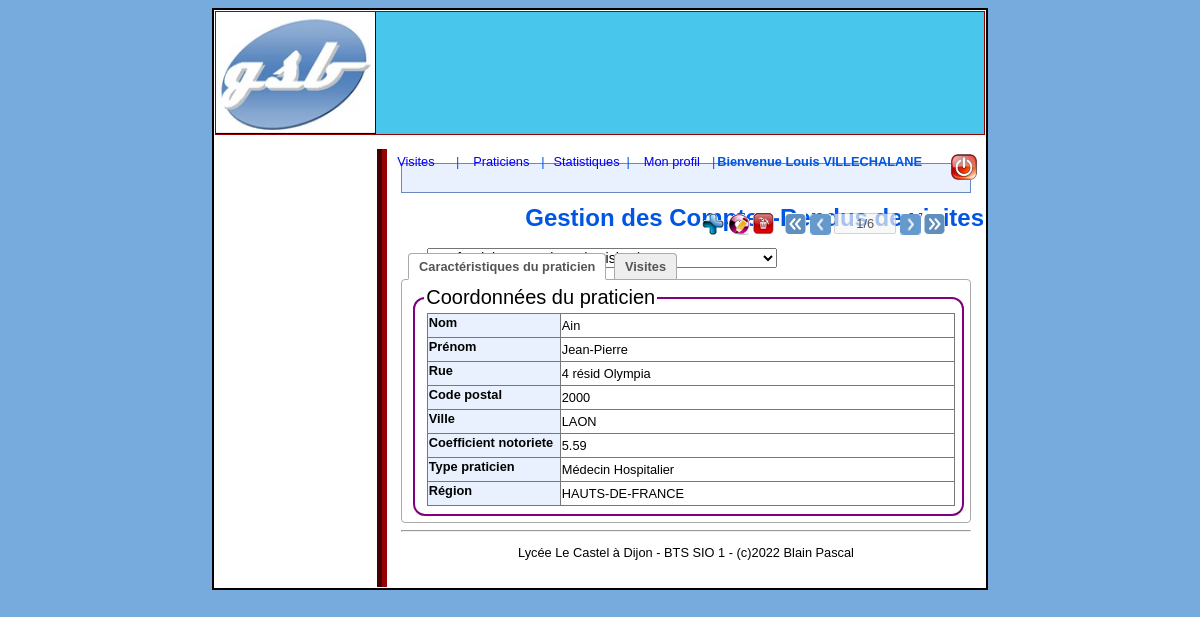
The app's page /index.php?choixTraitement=praticien&action=voir&lstPraticiens=41 (signed in) with its own data.
### tables this page shows
CREATE TABLE `praticien` (
  `pNum` int NOT NULL,
  `pNom` varchar(25) DEFAULT NULL,
  `pPrenom` varchar(30) DEFAULT NULL,
  `pRue` varchar(50) DEFAULT NULL,
  `pCP` varchar(5) DEFAULT NULL,
  `pVille` varchar(32) DEFAULT NULL,
  `pCoefNotoriete` float DEFAULT NULL,
  `tCode` varchar(2) NOT NULL,
  `region` smallint DEFAULT NULL,
  PRIMARY KEY (`pNum`),
  KEY `tCode` (`tCode`),
  CONSTRAINT `praticien_ibfk_1` FOREIGN KEY (`tCode`) REFERENCES `type_praticien` (`tCode`) ON UPDATE CASCADE
);

CREATE TABLE `type_praticien` (
  `tCode` varchar(2) NOT NULL,
  `tLibelle` varchar(31) DEFAULT NULL,
  `tLieu` varchar(31) DEFAULT NULL,
  PRIMARY KEY (`tCode`)
);

CREATE TABLE `parametre` (
  `pType` varchar(7) NOT NULL,
  `pIndice` smallint NOT NULL,
  `pLibelle` varchar(110) DEFAULT NULL,
  `pCategorie` varchar(1) DEFAULT NULL,
  `pPlancher` smallint DEFAULT NULL,
  `pPlafond` smallint DEFAULT NULL,
  PRIMARY KEY (`pType`,`pIndice`),
  CONSTRAINT `parametre_ibfk_1` FOREIGN KEY (`pType`) REFERENCES `typeParametre` (`tlId`)
);

### modele/classPDO.php (called while the page is built, shortened)
<?php
class PdoBD
{
	private static $serveur='mysql:host=localhost:3306';
	private static $bdd='dbname=gsb';
	private static $user='root';
	private static $mdp='';
	private static $monPdo;
	private static $monPdoBD=null;
	private function __construct()
	{
		PdoBD::$monPdo = new PDO(PdoBD::$serveur.';'.PdoBD::$bdd, PdoBD::$user, PdoBD::$mdp);
		PdoBD::$monPdo->query("SET CHARACTER SET utf8");
	}
	public  static function getPdoBD()
	{
		if(PdoBD::$monPdoBD==null)	{PdoBD::$monPdoBD= new PdoBD();}
		return PdoBD::$monPdoBD;
	}
	public function getLesPraticiens($region)
	{
		$req = "SELECT distinct p.pNum,pNom,pPrenom,region,count(vNum) as nbVisites
					FROM praticien p LEFT JOIN visite v ON (p.pNum=v.pNum";
		($_SESSION['region']==0)?$req.=") group by pNom,pPrenom,p.pNum,region;":$req.=" and uId='".$_SESSION['idUtilisateur']."') WHERE region = $region group by pNom,pPrenom,p.pNum,region;";
		$rs = PdoBD::$monPdo->query($req);
		$lesLignes = $rs->fetchAll();
		return $lesLignes;
	}
	public function getInfosPraticien($idfP)
	{
		$req = "SELECT pNum,pNom,pPrenom,pRue,pCP,pVille,pCoefNotoriete,p.tCode,tp.tLibelle as wTypeLibelle,p.region,r.plibelle as wRegion
					FROM praticien p
					INNER JOIN type_praticien tp ON tp.tCode = p.tCode
					INNER JOIN parametre r ON (r.pType='region' AND r.pIndice=p.region)
					WHERE pNum='$idfP'
					";
		$rs = PdoBD::$monPdo->query($req);
		$ligne = $rs->fetch();
		return $ligne;
	}
}
?>

### vues/v_fichePraticien.php (the view, shortened to what this page needs)
<?php
$titre="Caract&eacute;ristiques du praticien";
echo ('
		<div id="fiche">
			<ul class="lesOnglets">
				<li class="actif onglet" 	id="onglet1" onclick="javascript:Affiche(\'1\',2);">'.$titre.'</li>
				<li class="inactif onglet" 	id="onglet2" onclick="javascript:Affiche(\'2\',2);">Visites</li>
			</ul>');
 echo ("
	 	<div style='display: block;' class='unOnglet' id='contenuOnglet1'>
 			<table style='border: 0px solid white;'>
			<tr>
				<td style='border :0px;'>
				<fieldset>	<legend>Coordonn&eacute;es du praticien ");
echo ("						</legend>
					<table>
						<tr><th style='width:120px;'>Nom</th>	<td>".$lesInfosPraticien['pNom']."</td> </tr>
						<tr><th>Pr&eacute;nom</th>				<td>".$lesInfosPraticien['pPrenom']."</td></tr>
						<tr><th>Rue</th>						<td>".$lesInfosPraticien['pRue']."</td></tr>
						<tr><th>Code postal</th>				<td>".$lesInfosPraticien['pCP']."</td></tr>
						<tr><th>Ville</th>						<td>".$lesInfosPraticien['pVille']."</td></tr>
						<tr><th>Coefficient notoriete</th>		<td>".$lesInfosPraticien['pCoefNotoriete']."</td></tr>
						<tr><th>Type praticien</th>				<td>".$lesInfosPraticien['wTypeLibelle']."</td></tr>
						<tr><th>R&eacute;gion</th>				<td>".$lesInfosPraticien['wRegion']."</td></tr>
						");
echo ("				</table>
				</fieldset>
				</td>
			</tr>
			</table>
	</div>");
echo ("
		<div style='display: none;' class='unOnglet' id='contenuOngletX'>
			<fieldset><legend>XXXX</legend>
			<table>
				<tr><th style='width:130px;'>.....</th></tr>
				<tr><td>xxxx</td></tr>
			</table>
			</fieldset>
		</div>
	</div>");
?>

### index.php (shortened to what this page needs)
<?php
require_once ("modele/classPDO.php");
$pdo = PdoBD::getPdoBD();
$choixTraitement= $_REQUEST['choixTraitement'];
switch($choixTraitement)
{
	case 'praticien'	:	{include("controleurs/c_praticien.php");break;}
}
include("vues/v_pied.php") ;
?>

### controleurs/c_praticien.php (shortened to what this page needs)
<?php
$action = $_REQUEST['action'];
switch($action) {
case 'voir':
		include("vues/v_entete.php");
		$region=$_SESSION['region'];
		$lesLignes	 	=$pdo->getLesPraticiens($region);
		include("vues/v_choixPraticien.php");
		$lesInfosPraticien   =  $pdo->getInfosPraticien($choix);
		include("vues/v_fichePraticien.php");
		break;
}
?>

### vues/v_entete.php (shortened to what this page needs)
<!DOCTYPE html PUBLIC "-//W3C//DTD XHTML 1.0 Strict//EN"
       "http://www.w3.org/TR/xhtml1/DTD/xhtml1-strict.dtd">
<html xmlns="http://www.w3.org/1999/xhtml" xml:lang="fr" lang="fr">
  <head>
    <link href="./styles/styles.css" rel="stylesheet" type="text/css" />
  </head>
<?php
	(isset($_REQUEST['zFormulaire']))	?$formulaire=$_REQUEST['zFormulaire']:$formulaire="choixP";
	(isset($_REQUEST['zChamp']))		?$champ=$_REQUEST['zChamp']:$champ="lstParam";
?>
  <body onload="donner_focus('<?php echo $formulaire."','".$champ;?>');">
    <div id="page">
		<div id="entete">
	        <img src="./images/logoGSB.jpg" id="logo" alt="Laboratoire Galaxy Swiss Bourdin" title="Gestion des comptes-rendus de visites" />
	        <div id="sommaire">
<?php if (isset($_SESSION['idUtilisateur']))
		{echo '
				<ul>
					<li><a href="index.php?choixTraitement=visite&action=voir" 		title="Visites">Visites</a>|</li>
					<li><a href="index.php?choixTraitement=praticien&action=voir" 	title="Praticiens">Praticiens</a>|</li>
					<li><a href="index.php?choixTraitement=statistiques&action=voir" title="Statistiques">Statistiques</a>|</li>';
		if ($_SESSION['statut']==0)
			{echo '
					<li><a href="index.php?choixTraitement=utilisateur&action=voir&type=a">Visiteurs</a>|</li>
					<li><a href="index.php?choixTraitement=param&action=voir" title="Parametres">Parametres</a>|</li>';
			}
		else
			{echo '
					<li><a href="index.php?choixTraitement=utilisateur&action=voir&type=a">Mon profil</a>|</li>';
			}
		echo '
					<li><b>Bienvenue '.$_SESSION['prenom'].'  '.strtoupper($_SESSION['nom']).' </b></li>
					<li style="text-align:left;"><a href="index.php?choixTraitement=connexion&action=demandeConnexion" title="Se d&eacute;connecter"><img alt="déconnexion" src="images/deconnexion.png" border="0" height="26px"></a></li>
				</ul>';
		}
?>
				<h1>Gestion des Comptes-Rendus de visites</h1>
			</div>
		</div>
	<div id="contenu">

### vues/v_choixPraticien.php (shortened to what this page needs)
<?php
	$nbL=count($lesLignes);
	echo '
	<form name="choixP" action="index.php?choixTraitement=praticien&action=voir" method="post">
	<h2>'.$titre; ?>
	        <select name="lstPraticiens" STYLE="width:350px;" onchange="submit();">
	            <?php
				$noL=1;
	            if (!isset($_REQUEST['lstPraticiens'])) {$choix = 'premier';} else {$choix =$_REQUEST['lstPraticiens'];}
			    echo '
	        </select>
			</h2>'
?>
	        <div id='navigation'>
		        <input type="image"		id="zNouveau" 	title="Ajouter" 	src="images/ajout.gif" 		onclick="faire('choixP', 'ajouter')">
                <input type="image"		id="zModif" 	title="Modifier" 	src="images/modif.gif" 		onclick="faire('choixP', 'modifier')">
                <input type="image"		id="zSupprime" 	title="Supprimer"	src="images/supprimer.gif" 	onclick="faire('choixP', 'supprimer')">&nbsp;&nbsp;
                <input type="image"		id="zPremier" 	title="premier" 	src="images/goPremier.gif" 	onclick="premier('choixP','lstPraticiens')">
		        <input type="image" 	id="zPrecedent" title="pr&eacute;c&eacute;dent" src="images/goPrecedent.gif" onclick="precedent('choixP','lstPraticiens')">
<?php echo '
				<input type="text" 	id="zNumero" value="'.$noL.'/'.$nbL.'" disabled="true" size="5" style="text-align:center;vertical-align:top;">'; ?>
		        <input type="image" 	id="zSuivant" 	title="suivant" 	src="images/goSuivant.gif" 	onclick="suivant('choixP','lstPraticiens')">
		        <input type="image"	id="zDernier" 		title="dernier" 	src="images/goDernier.gif" 	onclick="dernier('choixP','lstPraticiens')">
		    </div>
	</form>

### vues/v_pied.php
   <hr /><p style="text-align:center;"><?php echo "Lyc&eacute;e Le Castel &agrave; Dijon - BTS SIO 1 - (c)2022 Blain Pascal";?></p>
  </body>
</html>

### styles/styles.css (style rules this page uses)
#sommaire { float: right; margin-top : 20px; margin-right: -20px; padding: 0em; color: rgb(0,85,227); }
#sommaire ul { padding:0; margin:0; list-style-type:none; }
#sommaire li { vertical-align: middle; margin-left:2px; float:left; }
#sommaire ul li a { vertical-align: middle; display:block; float:left; width:80px; text-decoration:none; text-align:center; }
body { background-color: #77AADD; //background-image: url(imgs/FONDGLOBAL.jpg); background-repeat: repeat-x; margin:0% 0%; padding : 0.6em; font-family:"Trebuchet MS",Verdana,Geneva,Arial,Helvetica,sans-serif; font-size:0.8em; }
#page { background-color:white; width : 65%; margin : auto ; border : 0.2em solid black; padding : 0.1em; }
#entete { background-color:rgb(72,198,236); color : #980101; border: solid 0.1em #980101; height: 122px; padding: 0em; border-collapse: separate; }
#contenu { border: none; padding: 1.1em; background-color: white; border-left : groove 0.8em #980101; margin-top : 1.1em; margin-left: 162px; min-height:27em; height:27em; }
html>body #contenu { height:auto; }
#entete #logo { float : left; width : 160px; height : 122px; }
#entete h1 { margin-top : 50px; margin-right: 20px; font-size : x-large; text-align: right; }
#contenu h2 { font-size : large; text-align:left; margin:0; margin-bottom:0.5em; }
form { margin-bottom:1em; }
input, button, textarea, select { font-family:"Trebuchet MS", sans-serif; font-size : 1em; }
#contenu table { background-color:#FFF; border : 0.1em solid #777777; color:black; margin-right : auto ; margin-left:0.2em; border-collapse : collapse; }
#contenu th { background-color:#E9F1FE; //bleu clair ou bleu plus soutenu : #77AADD; width: 130px; height: 21px; text-align: left; vertical-align:top; border-bottom:0.1em solid #777777; //font-size:1.1em; }
#contenu td { border :1px solid #777777; //font-size:1.1em; }
table { width:100%; border-collapse:collapse; }
fieldset { border-radius : 12px; border:2px solid ; border-color: purple; }
legend { font-size: 20px; }
#contenu h2 { font-family: Verdana, Arial, Helvetica, sans-serif; font-size: 14px; font-weight: bold; color: #1D2941; text-decoration: none; border : 1px solid #6988BE; padding-left: 25px; background-color: #E9F1FE; height : 28px; }
.lesOnglets { margin: 0; padding:0 0 0 5px; }
.unOnglet { background-color:white; margin-top:-1px; padding:5px; display:none; border:1px solid #AAA; border-radius:4px; -webkit-border-radius:4px; -moz-border-radius:4px; color:#555; cursor: text; }
.onglet { display:inline-block; margin:5px 2px 0 2px; padding:5px 10px ; border:1px solid #AAA; border-bottom:none; border-radius:5px 5px 0 0; -webkit-border-radius:4px 4px 0 0; -moz-border-radius:4px 4px 0 0; color:#555; cursor: pointer; font-weight:bold; }
.inactif { background:#EEE; }
.actif { background:white; border-bottom:2px solid white; padding-bottom:4px; cursor:text; }

### records on screen
praticien: pNom "Ain", pPrenom "Jean-Pierre", pRue "4 résid Olympia", pCP "2000", pVille "LAON", pCoefNotoriete "5.59", tCode.tLibelle "Médecin Hospitalier", parametre.pLibelle "HAUTS-DE-FRANCE"

### other values on screen
$_SESSION['prenom'] "Louis"
$_SESSION['nom'] "VILLECHALANE"
$titre "Caractéristiques du praticien"
